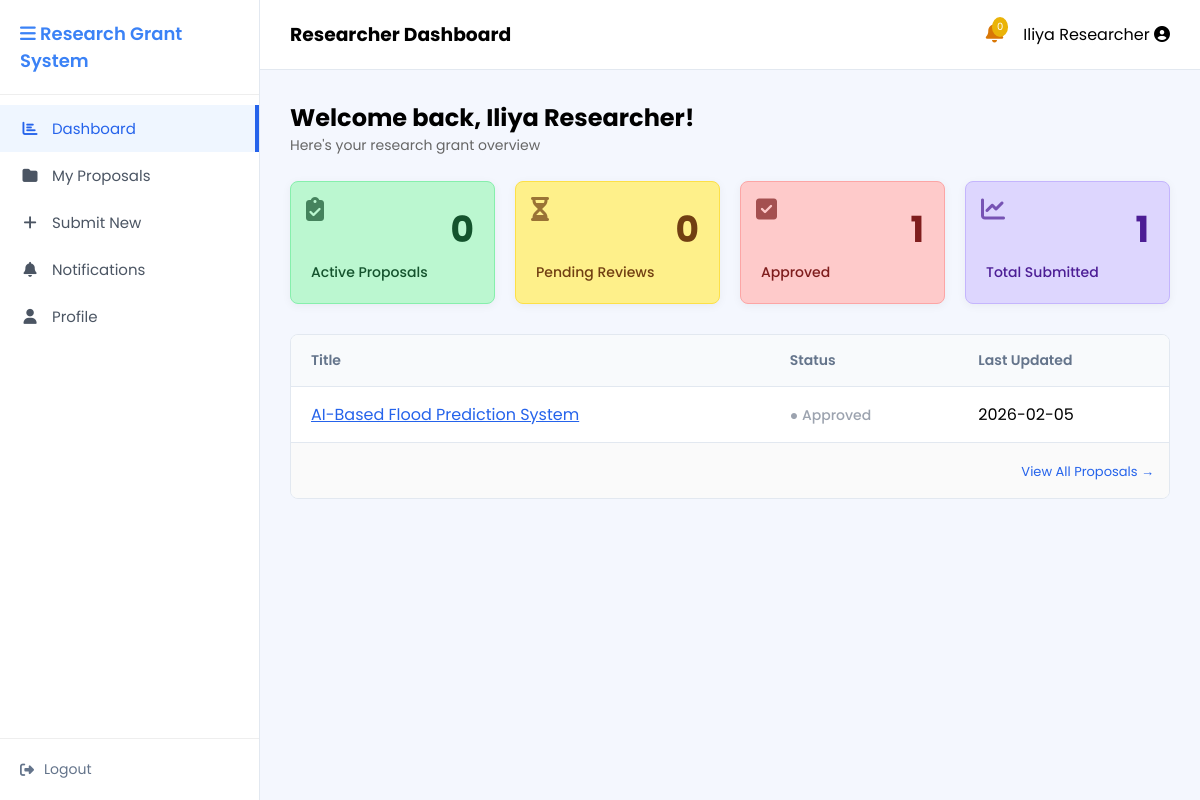
Page /frontend/dashboardresearcher.php (signed in) on the committed database.
### tables this page shows
CREATE TABLE `proposal` (
  `proposalId` int NOT NULL,
  `userId` int NOT NULL,
  `title` varchar(200) NOT NULL,
  `abstract` text NOT NULL,
  `submissionDate` date NOT NULL,
  `status` enum('Submitted','Pending','Reviewed','Approved','Rejected') NOT NULL,
  `reviewerId` int DEFAULT NULL
);

### frontend/dashboardresearcher.php (the view, shortened to what this page needs)
<?php
include("../backend/db.php");
$userId = $_SESSION['userId'];
$userName = $_SESSION['userName'];
$total_sql = "SELECT COUNT(*) AS total FROM proposal WHERE userId='$userId'";
$total_result = mysqli_query($conn, $total_sql);
$total_row = mysqli_fetch_assoc($total_result);
$total = $total_row['total'];
$pending_sql = "SELECT COUNT(*) AS pending FROM proposal
                WHERE userId='$userId' AND status='Submitted'";
$pending_result = mysqli_query($conn, $pending_sql);
$pending_row = mysqli_fetch_assoc($pending_result);
$pending = $pending_row['pending'];
$approved_sql = "SELECT COUNT(*) AS approved FROM proposal
                 WHERE userId='$userId' AND status='Approved'";
$approved_result = mysqli_query($conn, $approved_sql);
$approved_row = mysqli_fetch_assoc($approved_result);
$approved = $approved_row['approved'];
$active_sql = "SELECT COUNT(*) AS active FROM proposal
               WHERE userId='$userId'
               AND (status='Submitted' OR status='Pending' OR status='Reviewed')";
$active_result = mysqli_query($conn, $active_sql);
$active_row = mysqli_fetch_assoc($active_result);
$active = $active_row['active'];
$recent_sql = "SELECT title, status, submissionDate
               FROM proposal
               WHERE userId='$userId'
               ORDER BY proposalId DESC
               LIMIT 5";
$recent_result = mysqli_query($conn, $recent_sql);
?>
<!DOCTYPE html>
<html lang="en">
<head>
    <link rel="stylesheet" href="style.css">
</head>
<body>
<div class="main-layout">
    <aside class="sidebar">
        <div class="sidebar-header">
            <i class="fas fa-bars"></i> Research Grant System
        </div>
        <ul class="sidebar-menu">
            <li><a href="dashboardresearcher.php" class="active"><i class="fas fa-chart-bar"></i> Dashboard</a></li>
            <li><a href="my-proposals.php"><i class="fas fa-folder"></i> My Proposals</a></li>
            <li><a href="submit-new.php"><i class="fas fa-plus"></i> Submit New</a></li>
            <li><a href="notifications.php"><i class="fas fa-bell"></i> Notifications</a></li>
            <li><a href="profile.php"><i class="fas fa-user"></i> Profile</a></li>
        </ul>
        <div class="sidebar-footer">
            <a href="index.html"><i class="fas fa-sign-out-alt"></i> Logout</a>
        </div>
    </aside>
    <div class="content">
        <div class="top-bar">
            <h3>Researcher Dashboard</h3>
            <div class="user-info">
                <div class="icon-badge">
                    <span class="badge">0</span>
                </div>
                <span><?php echo $userName; ?> <i class="fas fa-user-circle"></i></span>
            </div>
        </div>
        <div class="scrollable-content">
            <div style="margin-bottom: 25px;">
                <h2>Welcome back, <?php echo $userName; ?>!</h2>
                <p style="color:#666; font-size:14px;">Here's your research grant overview</p>
            </div>
            <div class="stats-grid">
                <div class="stat-card bg-green">
                    <i class="fas fa-clipboard-check"></i>
                    <h1><?php echo $active; ?></h1>
                    <p>Active Proposals</p>
                </div>
                <div class="stat-card bg-yellow">
                    <i class="fas fa-hourglass-half"></i>
                    <h1><?php echo $pending; ?></h1>
                    <p>Pending Reviews</p>
                </div>
                <div class="stat-card bg-red">
                    <i class="fas fa-check-square"></i>
                    <h1><?php echo $approved; ?></h1>
                    <p>Approved</p>
                </div>
                <div class="stat-card bg-purple">
                    <i class="fas fa-chart-line"></i>
                    <h1><?php echo $total; ?></h1>
                    <p>Total Submitted</p>
                </div>
            </div>
            <div class="table-container">
                <table class="custom-table">
                    <thead>
                        <tr>
                            <th>Title</th>
                            <th>Status</th>
                            <th>Last Updated</th>
                        </tr>
                    </thead>
                    <tbody>
                        <?php while($row = mysqli_fetch_assoc($recent_result)) { ?>
<tr>
    <td>
        <a href="#" style="color:#2563eb;">
            <?php echo $row['title']; ?>
        </a>
    </td>
    <td>
        <span class="status-badge text-gray">
            ● <?php echo $row['status']; ?>
        </span>
    </td>
    <td>
        <?php echo $row['submissionDate']; ?>
    </td>
</tr>
<?php } ?>
</tbody>
                </table>
                <div style="padding: 15px; text-align: right; background: #fafafa;">
                    <a href="my-proposals.php" style="color: #2563eb; font-size: 13px; text-decoration: none;">View All Proposals →</a>
                </div>
            </div>
        </div>
    </div>
</div>
</body>
</html>

### frontend/style.css (style rules this page uses)
* { margin: 0; padding: 0; box-sizing: border-box; font-family: 'Poppins', sans-serif; }
body { height: 100vh; background-color: #f4f7fe; overflow: hidden; }
.text-gray { color: #9ca3af; }
.main-layout { display: flex; height: 100vh; width: 100%; }
.sidebar { width: 260px; background: #ffffff; display: flex; flex-direction: column; border-right: 1px solid #e2e8f0; }
.sidebar-header { padding: 20px; font-weight: 600; color: #3b82f6; font-size: 18px; border-bottom: 1px solid #eee; }
.sidebar-menu { list-style: none; padding: 10px 0; flex: 1; }
.sidebar-menu li a { display: flex; align-items: center; padding: 12px 20px; text-decoration: none; color: #4b5563; font-size: 15px; transition: 0.2s; }
.sidebar-menu li a.active { background: #eff6ff; color: #2563eb; border-right: 4px solid #2563eb; }
.sidebar-menu li a i { margin-right: 12px; width: 20px; text-align: center; }
.sidebar-footer { padding: 20px; border-top: 1px solid #eee; }
.sidebar-footer a { text-decoration: none; color: #64748b; font-size: 14px; display: flex; align-items: center; gap: 10px; }
.content { flex: 1; display: flex; flex-direction: column; overflow: hidden; }
.top-bar { height: 70px; background: white; border-bottom: 1px solid #e2e8f0; display: flex; align-items: center; justify-content: space-between; padding: 0 30px; }
.user-info { display: flex; align-items: center; gap: 20px; }
.icon-badge { position: relative; cursor: pointer; }
.icon-badge .badge { position: absolute; top: -5px; right: -5px; background: #eab308; color: white; font-size: 10px; padding: 2px 5px; border-radius: 50%; }
.scrollable-content { padding: 30px; overflow-y: auto; height: calc(100vh - 70px); }
.stats-grid { display: grid; grid-template-columns: repeat(4, 1fr); gap: 20px; margin-bottom: 30px; }
.stat-card { padding: 20px; border-radius: 8px; position: relative; box-shadow: 0 2px 10px rgba(0,0,0,0.05); }
.stat-card h1 { font-size: 36px; text-align: right; margin-bottom: 5px; }
.stat-card p { font-size: 14px; font-weight: 500; }
.stat-card i { position: absolute; top: 15px; left: 15px; font-size: 24px; opacity: 0.7; }
.bg-green { background: #bbf7d0; border: 1px solid #86efac; color: #14532d; }
.bg-yellow { background: #fef08a; border: 1px solid #fde047; color: #713f12; }
.bg-red { background: #fecaca; border: 1px solid #fca5a5; color: #7f1d1d; }
.bg-purple { background: #ddd6fe; border: 1px solid #c4b5fd; color: #4c1d95; }
.table-container { background: white; border-radius: 8px; border: 1px solid #e2e8f0; overflow: hidden; }
.custom-table { width: 100%; border-collapse: collapse; }
.custom-table th, .custom-table td { padding: 15px 20px; text-align: left; border-bottom: 1px solid #e2e8f0; }
.custom-table th { background: #f8fafc; color: #64748b; font-weight: 600; font-size: 14px; }
.status-badge { display: inline-flex; align-items: center; gap: 5px; font-size: 14px; font-weight: 500; }

### rows in the picture
proposal: title "AI-Based Flood Prediction System", status "Approved", submissionDate "2026-02-05"

### other values in the picture
$userName "Iliya Researcher"
$active "0"
$pending "0"
$approved "1"
$total "1"
